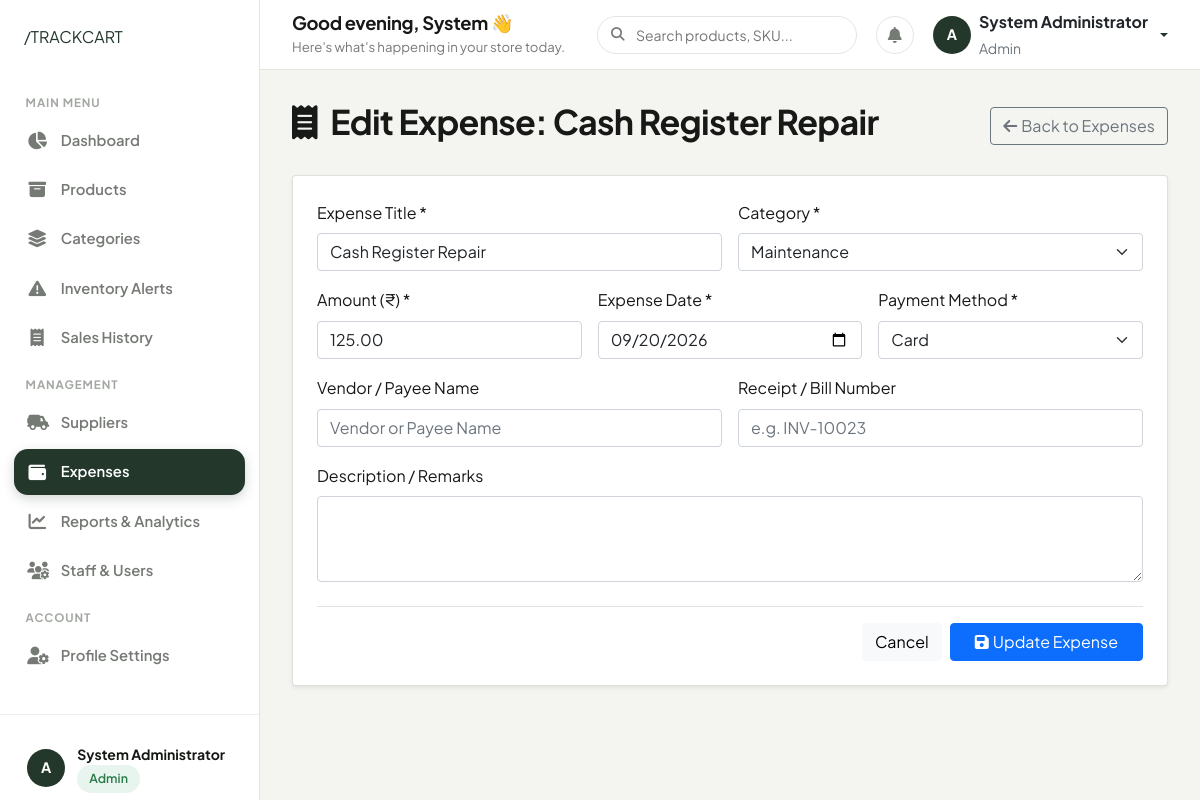
The app's page /expenses/8/edit/ (signed in) with its own data.
### authentication/models.py (models this page shows, shortened)
class UserProfile(models.Model):
    ROLE_CHOICES = [
        ('admin', 'Admin'),
        ('staff', 'Staff'),
    ]
    user = models.OneToOneField(User, on_delete=models.CASCADE)
    role = models.CharField(max_length=10, choices=ROLE_CHOICES, default='staff')
    phone = models.CharField(max_length=15, blank=True, null=True)
    address = models.TextField(blank=True, null=True)
    created_at = models.DateTimeField(auto_now_add=True)
    updated_at = models.DateTimeField(auto_now=True)
    @property
    def is_admin(self):
        return self.role == 'admin'

### expenses/models.py (models this page shows, shortened)
class Expense(models.Model):
    PAYMENT_METHODS = [
        ('cash', 'Cash'),
        ('card', 'Card'),
        ('bank_transfer', 'Bank Transfer'),
        ('cheque', 'Cheque'),
        ('upi', 'UPI'),
    ]
    title = models.CharField(max_length=200)
    category = models.ForeignKey(ExpenseCategory, on_delete=models.PROTECT, related_name='expenses')
    amount = models.DecimalField(max_digits=10, decimal_places=2, validators=[MinValueValidator(Decimal('0.01'))])
    description = models.TextField(blank=True, null=True)
    expense_date = models.DateField()
    payment_method = models.CharField(max_length=20, choices=PAYMENT_METHODS, default='cash')
    vendor_name = models.CharField(max_length=200, blank=True, null=True)
    receipt_number = models.CharField(max_length=100, blank=True, null=True)
    is_recurring = models.BooleanField(default=False)
    recurring_period = models.CharField(max_length=20, blank=True, null=True, help_text="e.g., monthly, weekly")
    created_by = models.ForeignKey(User, on_delete=models.PROTECT)
    created_at = models.DateTimeField(auto_now_add=True)
    updated_at = models.DateTimeField(auto_now=True)
    class Meta:
        ordering = ['-expense_date', '-created_at']

class ExpenseCategory(models.Model):
    name = models.CharField(max_length=100, unique=True)
    description = models.TextField(blank=True, null=True)
    created_at = models.DateTimeField(auto_now_add=True)
    updated_at = models.DateTimeField(auto_now=True)
    class Meta:
        verbose_name_plural = "Expense Categories"
        ordering = ['name']

### expenses/views.py (the view, shortened to what this page needs)
# urls.py: path('<int:expense_id>/edit/', views.expense_edit, name='expense_edit'),
@login_required
@user_passes_test(is_admin)
def expense_edit(request, expense_id):
    expense = get_object_or_404(Expense, id=expense_id)
    categories = ExpenseCategory.objects.all()
    return render(request, 'expenses/expense_form.html', {'expense': expense, 'categories': categories})

### expenses/views.py (called while the page is built)
def is_admin(user):
    try:
        return user.userprofile.is_admin
    except:
        return False

### templates/expenses/expense_form.html (shortened to what this page needs)
{% extends 'base.html' %}
{% block content %}
<div class="d-flex justify-content-between align-items-center mb-4">
    <h2>
        <i class="fas fa-receipt me-2"></i>
        {% if expense %}Edit Expense: {{ expense.title }}{% else %}Add New Expense{% endif %}
    </h2>
    <a href="{% url 'expenses:expense_list' %}" class="btn btn-outline-secondary">
        <i class="fas fa-arrow-left me-1"></i>Back to Expenses
    </a>
</div>
<div class="card shadow-sm">
    <div class="card-body p-4">
        <form method="post">
            <div class="row g-3 mb-4">
                <div class="col-md-6">
                    <label for="title" class="form-label">Expense Title *</label>
                    <input type="text" class="form-control" id="title" name="title" value="{{ expense.title|default:'' }}" required placeholder="e.g., Electricity Bill, Store Rent">
                </div>
                <div class="col-md-6">
                    <label for="category" class="form-label">Category *</label>
                    <select class="form-select" id="category" name="category" required>
                        {% for cat in categories %}
                        <option value="{{ cat.id }}" {% if expense.category_id == cat.id %}selected{% endif %}>
                            {{ cat.name }}
                        </option>
                        {% endfor %}
                    </select>
                </div>
                <div class="col-md-4">
                    <label for="amount" class="form-label">Amount (₹) *</label>
                    <input type="number" step="0.01" class="form-control" id="amount" name="amount" value="{{ expense.amount|default:'' }}" required placeholder="0.00">
                </div>
                <div class="col-md-4">
                    <label for="expense_date" class="form-label">Expense Date *</label>
                    <input type="date" class="form-control" id="expense_date" name="expense_date" value="{{ expense.expense_date|date:'Y-m-d'|default:'' }}" required>
                </div>
                <div class="col-md-4">
                    <label for="payment_method" class="form-label">Payment Method *</label>
                    <select class="form-select" id="payment_method" name="payment_method" required>
                        <option value="card" {% if expense.payment_method == 'card' %}selected{% endif %}>Card</option>
                    </select>
                </div>
                <div class="col-md-6">
                    <label for="vendor_name" class="form-label">Vendor / Payee Name</label>
                    <input type="text" class="form-control" id="vendor_name" name="vendor_name" value="{{ expense.vendor_name|default:'' }}" placeholder="Vendor or Payee Name">
                </div>
                <div class="col-md-6">
                    <label for="receipt_number" class="form-label">Receipt / Bill Number</label>
                    <input type="text" class="form-control" id="receipt_number" name="receipt_number" value="{{ expense.receipt_number|default:'' }}" placeholder="e.g. INV-10023">
                </div>
                <div class="col-12">
                    <label for="description" class="form-label">Description / Remarks</label>
                    <textarea class="form-control" id="description" name="description" rows="3">{{ expense.description|default:'' }}</textarea>
                </div>
            </div>
            <div class="d-flex justify-content-end gap-2 pt-3 border-top">
                <a href="{% url 'expenses:expense_list' %}" class="btn btn-light">Cancel</a>
                <button type="submit" class="btn btn-primary px-4">
                    <i class="fas fa-save me-1"></i>{% if expense %}Update Expense{% else %}Save Expense{% endif %}
                </button>
            </div>
        </form>
    </div>
</div>
{% endblock %}

### templates/components/sidebar.html (shortened to what this page needs)
{% load static %}
<aside class="sidebar">
    <div>
        <div class="sidebar-header">
            <a href="{% url 'home' %}" class="brand-slash-logo">
                /TRACKCART
            </a>
        </div>
        <ul class="sidebar-nav">
            <li class="sidebar-label">Main Menu</li>
            <li class="sidebar-item">
                <a href="{% url 'dashboard:dashboard' %}" class="sidebar-link {% if request.resolver_match.url_name == 'dashboard' %}active{% endif %}">
                    <i class="fas fa-chart-pie"></i>
                    <span>Dashboard</span>
                </a>
            </li>
            <li class="sidebar-item">
                <a href="{% url 'products:product_list' %}" class="sidebar-link ">
                    <i class="fas fa-box-archive"></i>
                    <span>Products</span>
                </a>
            </li>
            {% if user.userprofile.is_admin %}
            <li class="sidebar-item">
                <a href="{% url 'products:category_list' %}" class="sidebar-link {% if request.resolver_match.url_name == 'category_list' %}active{% endif %}">
                    <i class="fas fa-layer-group"></i>
                    <span>Categories</span>
                </a>
            </li>
            {% endif %}
            <li class="sidebar-item">
                <a href="{% url 'products:low_stock_alert' %}" class="sidebar-link {% if request.resolver_match.url_name == 'low_stock_alert' %}active{% endif %}">
                    <i class="fas fa-triangle-exclamation"></i>
                    <span>Inventory Alerts</span>
                </a>
            </li>
            <li class="sidebar-item">
                <a href="{% url 'sales:sale_list' %}" class="sidebar-link {% if 'sale' in request.resolver_match.url_name and request.resolver_match.url_name != 'sale_create' %}active{% endif %}">
                    <i class="fas fa-receipt"></i>
                    <span>Sales History</span>
                </a>
            </li>
            {% if user.userprofile.is_admin %}
            <li class="sidebar-label">Management</li>
            <li class="sidebar-item">
                <a href="{% url 'suppliers:supplier_list' %}" class="sidebar-link {% if 'supplier' in request.resolver_match.url_name %}active{% endif %}">
                    <i class="fas fa-truck-field"></i>
                    <span>Suppliers</span>
                </a>
            </li>
            <li class="sidebar-item">
                <a href="{% url 'expenses:expense_list' %}" class="sidebar-link {% if 'expense' in request.resolver_match.url_name %}active{% endif %}">
                    <i class="fas fa-wallet"></i>
                    <span>Expenses</span>
                </a>
            </li>
            <li class="sidebar-item">
                <a href="{% url 'dashboard:reports' %}" class="sidebar-link {% if request.resolver_match.url_name == 'reports' or request.resolver_match.url_name == 'analytics' %}active{% endif %}">
                    <i class="fas fa-chart-line"></i>
                    <span>Reports & Analytics</span>
                </a>
            </li>
            <li class="sidebar-item">
                <a href="{% url 'authentication:manage_users' %}" class="sidebar-link {% if request.resolver_match.url_name == 'manage_users' %}active{% endif %}">
                    <i class="fas fa-users-gear"></i>
                    <span>Staff & Users</span>
                </a>
            </li>
            {% endif %}
            <li class="sidebar-label">Account</li>
            <li class="sidebar-item">
                <a href="{% url 'authentication:profile' %}" class="sidebar-link {% if request.resolver_match.url_name == 'profile' %}active{% endif %}">
                    <i class="fas fa-user-gear"></i>
                    <span>Profile Settings</span>
                </a>
            </li>
        </ul>
    </div>
    <div class="sidebar-footer">
        <div class="sidebar-user-card mb-2">
            <div class="user-avatar">
                {{ user.username|slice:":1"|upper }}
            </div>
            <div class="user-info">
                <div class="user-name">{{ user.get_full_name|default:user.username }}</div>
                <div class="user-role-badge">
                    <span class="tc-badge {% if user.userprofile.is_admin %}tc-badge-success{% else %}tc-badge-neutral{% endif %}">
                        {{ user.userprofile.get_role_display }}
                    </span>
                </div>
            </div>
        </div>
    </div>
</aside>

### templates/components/topbar.html (shortened to what this page needs)
{% load static %}
<header class="dashboard-topbar">
    <div class="d-flex align-items-center gap-3">
        <div class="topbar-welcome">
            <h4>Good {% if now.hour < 12 %}morning{% elif now.hour < 17 %}afternoon{% else %}evening{% endif %}, {{ user.first_name|default:user.username }} 👋</h4>
            <p>Here's what's happening in your store today.</p>
        </div>
    </div>
    <div class="topbar-actions">
        <div class="search-box-custom">
            <i class="fas fa-magnifying-glass"></i>
            <input type="text" id="globalSearchInput" class="form-control-custom" placeholder="Search products, SKU...">
        </div>
        <a href="{% url 'products:low_stock_alert' %}" class="topbar-icon-btn" title="Stock Alerts">
            <i class="fas fa-bell"></i>
        </a>
        <div class="dropdown">
            <a href="#" class="d-flex align-items-center gap-2 text-decoration-none dropdown-toggle" id="userMenuDropdown" data-bs-toggle="dropdown" aria-expanded="false">
                <div class="user-avatar">
                    {{ user.username|slice:":1"|upper }}
                </div>
                <div class="d-none d-md-block text-start">
                    <div class="fw-bold text-dark fs-6 line-height-1">{{ user.get_full_name|default:user.username }}</div>
                    <small class="text-muted text-capitalize">{{ user.userprofile.role }}</small>
                </div>
            </a>
        </div>
    </div>
</header>

### static/css/main.css (style rules this page uses)
:root { --primary-dark: #151815; --dark-green: #23382B; --dark-green-hover: #1b2c22; --muted-green: #536957; --accent-green-light: #EBF1EC; --soft-bg: #F4F4F1; --white: #FFFFFF; --card-bg: #FFFFFF; --text-main: #171917; --text-muted: #767A75; --text-light: #A3A8A2; --border-color: #E5E5E0; --border-light: #F0F0EC; --status-success: #2B7A4B; --status-success-bg: #E8F5EE; --status-warning: #C07D14; --status-warning-bg: #FEF6E7; --status-danger: #C93B2B; --status-danger-bg: #FDF0EE; --font-family: 'Plus Jakarta Sans', 'Inter', -apple-system, BlinkMacSystemFont, "Segoe UI", Roboto, sans-serif; --radius-sm: 8px; --radius-md: 14px; --radius-lg: 20px; --radius-xl: 28px; --radius-pill: 9999px; --shadow-sm: 0 2px 8px rgba(21, 24, 21, 0.04); --shadow-md: 0 8px 24px rgba(21, 24, 21, 0.06); --shadow-lg: 0 16px 40px rgba(21, 24, 21, 0.08); --transition-fast: 0.15s ease; --transition-normal: 0.25s ease; }
* { box-sizing: border-box; margin: 0; padding: 0; }
body { font-family: var(--font-family); background-color: var(--soft-bg); color: var(--text-main); line-height: 1.6; -webkit-font-smoothing: antialiased; -moz-osx-font-smoothing: grayscale; }
h1, h2, h3, h4, h5, h6 { color: var(--text-main); font-weight: 700; letter-spacing: -0.02em; line-height: 1.2; }
h2 { font-size: 2.125rem; }
h4 { font-size: 1.25rem; }
p { color: var(--text-muted); font-size: 1rem; }
a { color: var(--dark-green); text-decoration: none; transition: color var(--transition-fast); }
.form-control-custom { width: 100%; padding: 0.75rem 1rem; border-radius: var(--radius-md); border: 1px solid var(--border-color); background-color: var(--white); color: var(--text-main); font-family: var(--font-family); font-size: 0.95rem; transition: border-color var(--transition-fast), box-shadow var(--transition-fast); }
.tc-badge { display: inline-flex; align-items: center; gap: 0.35rem; padding: 0.25rem 0.75rem; border-radius: var(--radius-pill); font-size: 0.775rem; font-weight: 600; letter-spacing: 0.01em; }
.tc-badge-success { background-color: var(--status-success-bg); color: var(--status-success); }
.mb-2 { margin-bottom: 0.5rem; }
.mb-4 { margin-bottom: 1.5rem; }

### records on screen
Expense: title "Cash Register Repair", category "Maintenance", amount "125.00", expense_date "09/20/2026", payment_method "Card"

### other values on screen
{{ user.username|slice:":1"|upper }} "A"
{{ user.get_full_name|default:user.username }} "System Administrator"
{{ user.userprofile.get_role_display }} "Admin"
{{ user.first_name|default:user.username }} "System"
{{ user.userprofile.role }} "Admin"
